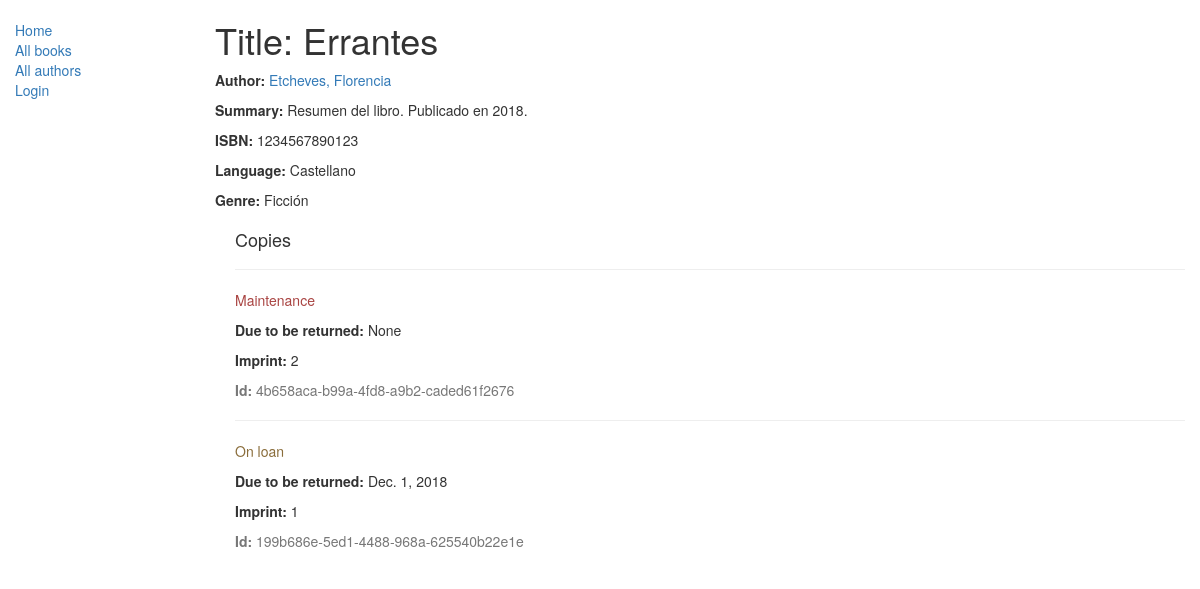
/catalog/book/1, run on the app's committed database.
### catalog/models.py (models this page shows, shortened)
class Book(models.Model):
    title = models.CharField(max_length=200)
    author = models.ForeignKey('Author', on_delete=models.SET_NULL, null=True)
    summary = models.TextField(max_length=1000, help_text="Enter a brief description of the book")
    isbn = models.CharField('ISBN',max_length=13, help_text='13 Character <a href="https://www.isbn-international.org/content/what-isbn">ISBN number</a>')
    genre = models.ManyToManyField(Genre, help_text="Select a genre for this book")
    lenguaje = models.ForeignKey('Lenguaje', on_delete=models.SET_NULL, null=True)
    def display_genre(self):
        """
        Creates a string for the Genre. This is required to display genre in Admin.
        """
        return ', '.join([ genre.name for genre in self.genre.all()[:3] ])
    display_genre.short_description = 'Genre'
    class Meta:
        permissions = (
            ("can_add_mod_del_books", "Add, modify or delete books"),
        )

class Author(models.Model):
    first_name = models.CharField(max_length=100)
    last_name = models.CharField(max_length=100)
    date_of_birth = models.DateField(null=True, blank=True)
    date_of_death = models.DateField('died', null=True, blank=True)
    def __str__(self):
        return '{0}, {1}'.format(self.last_name, self.first_name)
    class Meta:
        ordering = ['-id']
        permissions = (
            ("can_add_mod_del_authors", "Add, modify or delete authors"),
        )

class Lenguaje(models.Model):
    name = models.CharField('Lenguaje', max_length=50, help_text="Select a language for this book",)
    def __str__(self):
        return self.name

class Genre(models.Model):
    name = models.CharField(max_length=200, help_text="Enter a book genre (e.g. Science Fiction, French Poetry etc.)")
    def __str__(self):
        return self.name

class BookInstance(models.Model):
    id = models.UUIDField(primary_key=True, default=uuid.uuid4, help_text="ID único para este libro particular en toda la biblioteca")
    book = models.ForeignKey('Book', on_delete=models.SET_NULL, null=True)
    imprint = models.CharField(max_length=200)
    due_back = models.DateField(null=True, blank=True)
    LOAN_STATUS = (
        ('m', 'Maintenance'),
        ('o', 'On loan'),
        ('a', 'Available'),
        ('r', 'Reserved'),
    )
    status = models.CharField(max_length=1, choices=LOAN_STATUS, blank=True, default='m', help_text='Disponibilidad del libro')
    borrower = models.ForeignKey(User, on_delete=models.SET_NULL, null=True, blank=True)
    class Meta:
        ordering = ["due_back"]
        permissions = (
            ("can_mark_returned", "Set book as returned"),
            ("can_view_all_borrowed", "View books borrowed by all users"),
        )

### catalog/views.py (the view)
# urls.py: url(r'^book/(?P<pk>\d+)$', views.BookDetailView.as_view(), name='book-detail'),
class BookDetailView(generic.DetailView):
    model = Book

### catalog/templates/catalog/book_detail.html
{% extends "base_generic.html" %}
{% block content %}
  <h1>Title: {{ book.title }}</h1>
  <p><strong>Author:</strong> <a href="{% url 'author-detail' book.author.pk %}">{{ book.author }}</a></p>
  <p><strong>Summary:</strong> {{ book.summary }}</p>
  <p><strong>ISBN:</strong> {{ book.isbn }}</p>
  <p><strong>Language:</strong> {{ book.lenguaje }}</p>
  <p><strong>Genre:</strong> {% for genre in book.genre.all %} {{ genre }}{% if not forloop.last %}, {% endif %}{% endfor %}</p>
  <div style="margin-left:20px;margin-top:20px">
    <h4>Copies</h4>
    {% for copy in book.bookinstance_set.all %}
    <hr>
    <p class="{% if copy.status == 'a' %}text-success{% elif copy.status == 'm' %}text-danger{% else %}text-warning{% endif %}">{{ copy.get_status_display }}</p>
    {% if copy.status != 'a' %}<p><strong>Due to be returned:</strong> {{copy.due_back}}</p>{% endif %}
    <p><strong>Imprint:</strong> {{copy.imprint}}</p>
    <p class="text-muted"><strong>Id:</strong> {{copy.id}}</p>
    {% endfor %}
  </div>
{% endblock %}

### data on the page
Book: title "Errantes", author "Etcheves, Florencia", summary "Resumen del libro. Publicado en 2018.", isbn "1234567890123", lenguaje "Castellano"
Genre: name "Ficción"
BookInstance: status "Maintenance", due_back "None", imprint "2", id "4b658aca-b99a-4fd8-a9b2-caded61f2676"
BookInstance: status "On loan", due_back "Dec. 1, 2018", imprint "1", id "199b686e-5ed1-4488-968a-625540b22e1e"
